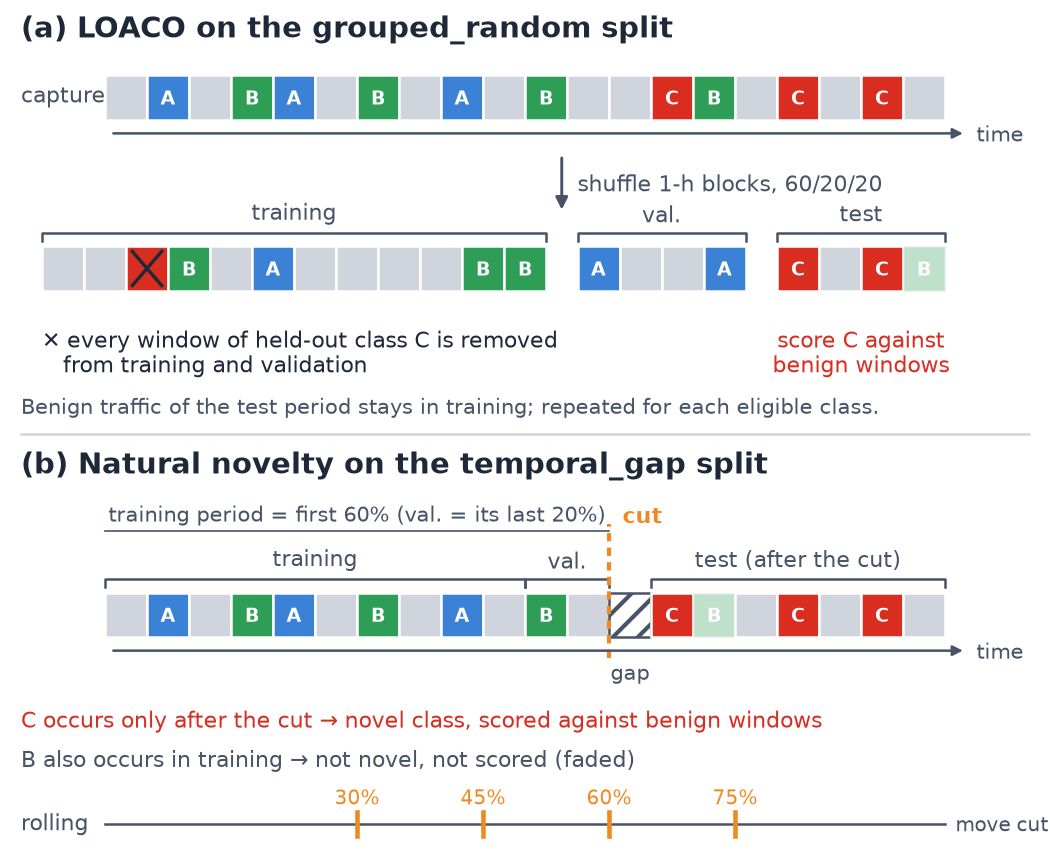

Here is the Python script that generated this plot:
"""How the two primary zero-day protocols build their splits (Fig. 2).

Writes fig_protocols.pdf (used by main.tex) and fig_protocols.png (preview).
The same 20-block toy capture is used in both panels; class C appears only late,
as in the day-scheduled captures.
"""
import matplotlib
matplotlib.use("Agg")
import matplotlib.pyplot as plt

plt.rcParams.update({"font.family": "DejaVu Sans", "pdf.fonttype": 42})

COL = {"N": "#d0d5dd", "A": "#3b82d6", "B": "#2e9e57", "C": "#d92d20"}
DARK, SUB, GAPC = "#1d2939", "#475467", "#ffffff"
SEQ = "NANBANBNANBNNCBNCNCN"          # 20 one-hour blocks in time order
CUT = 12                              # natural novelty: first 60% train, block 12 = gap

fig = plt.figure(figsize=(3.5, 2.85))
ax = fig.add_axes([0, 0, 1, 1])
ax.set_xlim(0, 100); ax.set_ylim(0, 100); ax.axis("off")
BW, BH, X0 = 4.0, 5.2, 10.0


def t(x, y, s, size=6, weight="normal", color=DARK, ha="left", va="center"):
    ax.text(x, y, s, fontsize=size, fontweight=weight, color=color, ha=ha, va=va, linespacing=1.1)


def block(x, y, c, removed=False, faded=False, ec="white"):
    ax.add_patch(plt.Rectangle((x, y), BW, BH, fc=COL[c] if c in COL else c, ec=ec, lw=0.6,
                               alpha=0.3 if faded else 1))
    if c in "ABC" and not removed:
        t(x + BW / 2, y + BH / 2, c, size=4.6, weight="bold", color="white", ha="center")
    if removed:
        ax.plot([x + 0.6, x + BW - 0.6], [y + 0.6, y + BH - 0.6], color=DARK, lw=0.8)
        ax.plot([x + 0.6, x + BW - 0.6], [y + BH - 0.6, y + 0.6], color=DARK, lw=0.8)


def timeline(y):
    for i, c in enumerate(SEQ):
        block(X0 + i * BW, y, c)
    ax.annotate("", xy=(X0 + 20 * BW + 2.5, y - 1.6), xytext=(X0, y - 1.6),
                arrowprops=dict(arrowstyle="-|>", color=SUB, lw=0.6, mutation_scale=5))
    t(X0 + 20 * BW + 3, y - 1.6, "time", size=5, color=SUB)


def down(x, y0, y1, label):
    ax.annotate("", xy=(x, y1), xytext=(x, y0),
                arrowprops=dict(arrowstyle="-|>", color=SUB, lw=0.7, mutation_scale=6))
    t(x + 1.5, (y0 + y1) / 2, label, size=5.4, color=SUB)


def brace(x0, x1, y, label, color=SUB):
    ax.plot([x0, x0, x1, x1], [y - 1, y, y, y - 1], color=color, lw=0.6)
    t((x0 + x1) / 2, y + 2.2, label, size=5.4, color=color, ha="center")


# ---------------------------------------------------------------- (a) LOACO
t(2, 96.5, "(a) LOACO on the grouped_random split", size=7, weight="bold")
t(2, 88.6, "capture", size=5.4, color=SUB)
timeline(86)
down(53.5, 82.5, 74.5, "shuffle 1-h blocks, 60/20/20")

# a fixed shuffle of the 20 blocks, then 12 / 4 / 4
order = [7, 0, 16, 3, 9, 1, 5, 12, 15, 2, 10, 6, 4, 17, 19, 8, 13, 11, 18, 14]
groups = [("training", order[:12], 4.0), ("val.", order[12:16], 4.0 + 12 * BW + 3),
          ("test", order[16:], 4.0 + 16 * BW + 6)]
y = 66
for name, idx, x in groups:
    for j, i in enumerate(idx):
        c = SEQ[i]
        if name == "test":
            block(x + j * BW, y, c, faded=c not in "NC")
        else:
            block(x + j * BW, y, c, removed=c == "C")
    brace(x, x + len(idx) * BW, y + BH + 1.6, name)
t(4.0, 61.5, "✕ every window of held-out class C is removed\n   from training and validation", size=5.4, color=DARK, va="top")
tx = 4.0 + 16 * BW + 6
t(tx + 2 * BW, 61.5, "score C against\nbenign windows", size=5.4, color=COL["C"], ha="center", va="top")
t(2, 52.3, "Benign traffic of the test period stays in training; repeated for each eligible class.",
  size=5.0, color=SUB)
ax.plot([2, 98], [49.2, 49.2], color="#d0d5dd", lw=0.6)

# ---------------------------------------------------------------- (b) natural novelty
t(2, 45.5, "(b) Natural novelty on the temporal_gap split", size=7, weight="bold")
yb = 25.5
for i, c in enumerate(SEQ):
    if i == CUT:
        ax.add_patch(plt.Rectangle((X0 + i * BW, yb), BW, BH, fc="white", ec=SUB, lw=0.6, hatch="////"))
    else:
        block(X0 + i * BW, yb, c, faded=(i > CUT and c not in "NC"))
ax.annotate("", xy=(X0 + 20 * BW + 2.5, yb - 1.6), xytext=(X0, yb - 1.6),
            arrowprops=dict(arrowstyle="-|>", color=SUB, lw=0.6, mutation_scale=5))
t(X0 + 20 * BW + 3, yb - 1.6, "time", size=5, color=SUB)
brace(X0, X0 + 10 * BW, yb + BH + 1.6, "training")
brace(X0 + 10 * BW, X0 + CUT * BW, yb + BH + 1.6, "val.", color=SUB)
ax.plot([X0, X0 + CUT * BW], [yb + BH + 7.2] * 2, color=SUB, lw=0.4)
t(X0 + CUT * BW / 2, yb + BH + 9.0, "training period = first 60% (val. = its last 20%)", size=5.0, color=SUB, ha="center")
brace(X0 + (CUT + 1) * BW, X0 + 20 * BW, yb + BH + 1.6, "test (after the cut)")
t(X0 + CUT * BW + BW / 2, yb - 4.6, "gap", size=5.0, color=SUB, ha="center")
cx = X0 + CUT * BW
ax.plot([cx, cx], [yb - 2.5, yb + BH + 8], color="#ef8a22", lw=1.0, ls=(0, (2, 1.5)))
t(cx + 3.2, yb + BH + 9.0, "cut", size=5.2, color="#ef8a22", ha="center", weight="bold")
t(2, 15.6, "C occurs only after the cut → novel class, scored against benign windows", size=5.4, color=COL["C"])
t(2, 11.0, "B also occurs in training → not novel, not scored (faded)", size=5.4, color=SUB)

# rolling cut-points
yr = 3.6
ax.plot([X0, X0 + 20 * BW], [yr, yr], color=SUB, lw=0.6)
for f in (0.30, 0.45, 0.60, 0.75):
    xx = X0 + f * 20 * BW
    ax.plot([xx, xx], [yr - 1.4, yr + 1.4], color="#ef8a22", lw=1.1)
    t(xx, yr + 3.2, f"{int(f * 100)}%", size=4.8, color="#ef8a22", ha="center")
t(2, yr, "rolling", size=5.4, color=SUB)
t(X0 + 20 * BW + 1, yr, "move cut", size=4.8, color=SUB)

fig.savefig("fig_protocols.pdf")
fig.savefig("fig_protocols.png", dpi=300)
